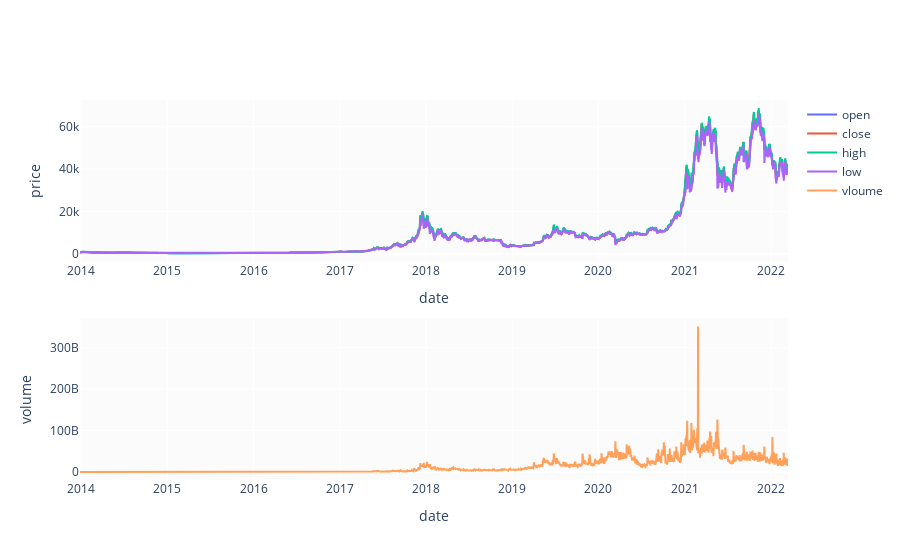

Notebook source saved alongside this figure:
### Code cell
# Change default background color for all visualizations
layout=go.Layout(paper_bgcolor='rgba(0,0,0,0)', plot_bgcolor='rgba(250,250,250,0.8)')
fig = go.Figure(layout=layout)
templated_fig = pio.to_templated(fig)
pio.templates['my_template'] = templated_fig.layout.template
pio.templates.default = 'my_template'

fig = make_subplots(rows=2, cols=1)

fig.add_trace(go.Scatter(x=df.index, y=df['open'], name='open'), row=1, col=1)
fig.add_trace(go.Scatter(x=df.index, y=df['close'], name='close'), row=1, col=1)
fig.add_trace(go.Scatter(x=df.index, y=df['high'], name='high'), row=1, col=1)
fig.add_trace(go.Scatter(x=df.index, y=df['low'], name='low'), row=1, col=1)

fig.add_trace(go.Scatter(x=df.index, y=df['volume'], name='vloume'), row=2, col=1)

fig.update_xaxes(title="date")
fig.update_yaxes(title="price", row=1, col=1)
fig.update_yaxes(title="volume", row=2, col=1)

fig.show()

### Figure 1 — Plotly figure (JSON) as saved in the notebook; plotly's stock layout.template omitted (floating-point values rounded to 4 significant figures; data arrays with more than 128 entries replaced by an {"elided": "..."} marker saying what was removed)
{"data": [{"name": "open", "type": "scatter", "x": {"elided": "3000 str values"}, "xaxis": "x", "y": {"elided": "3000 float values"}, "yaxis": "y"}, {"name": "close", "type": "scatter", "x": {"elided": "3000 str values"}, "xaxis": "x", "y": {"elided": "3000 float values"}, "yaxis": "y"}, {"name": "high", "type": "scatter", "x": {"elided": "3000 str values"}, "xaxis": "x", "y": {"elided": "3000 float values"}, "yaxis": "y"}, {"name": "low", "type": "scatter", "x": {"elided": "3000 str values"}, "xaxis": "x", "y": {"elided": "3000 float values"}, "yaxis": "y"}, {"name": "vloume", "type": "scatter", "x": {"elided": "3000 str values"}, "xaxis": "x2", "y": {"elided": "3000 float values"}, "yaxis": "y2"}], "layout": {"xaxis": {"anchor": "y", "domain": [0, 1], "title": {"text": "date"}}, "xaxis2": {"anchor": "y2", "domain": [0, 1], "title": {"text": "date"}}, "yaxis": {"anchor": "x", "domain": [0.575, 1], "title": {"text": "price"}}, "yaxis2": {"anchor": "x2", "domain": [0, 0.425], "title": {"text": "volume"}}}}
